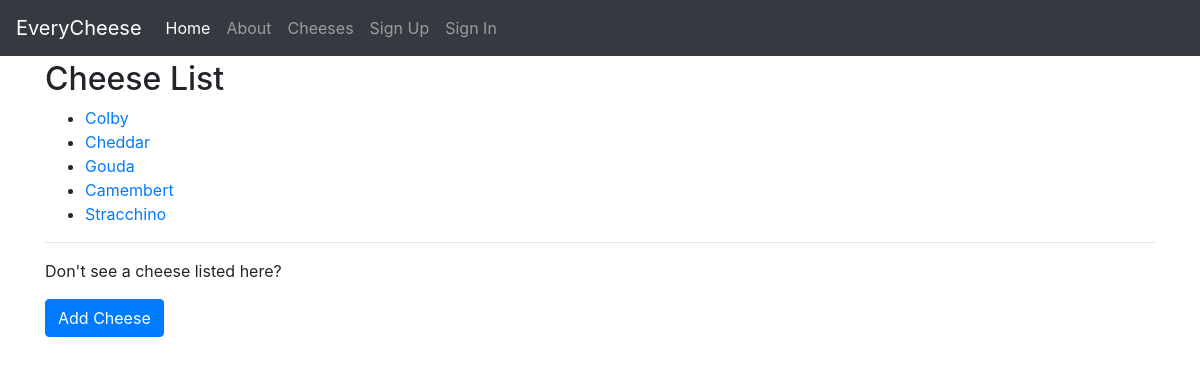
The page /cheeses/ on the database as committed earlier.
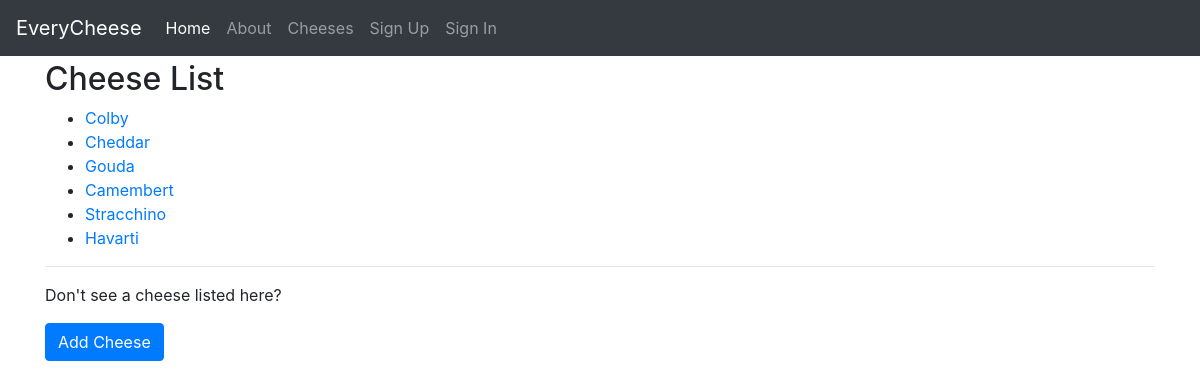
The same page on the database as committed later.
### everycheese/cheeses/models.py (models this page shows, shortened)
class Cheese(TimeStampedModel):
    class Firmness(models.TextChoices):
        UNSPECIFIED = "unspecified", "Unspecified"
        SOFT = "soft", "Soft"
        SEMI_SOFT = 'semi-soft','Semi-Soft'
        SEMI_HARD = 'semi-hard', 'Semi-Hard'
        HARD = 'hard', 'Hard'
    name = models.CharField("Name of Cheese", max_length=255)
    slug = AutoSlugField("Cheese Address", unique=True, always_update=False, populate_from="name")
    description = models.TextField("Description", blank=True)
    firmness = models.CharField("Firmness", max_length=20,
        choices=Firmness.choices, default=Firmness.UNSPECIFIED)
    country_of_origin = CountryField("Country of Origin", blank=True)
    creator = models.ForeignKey(settings.AUTH_USER_MODEL, null=True, on_delete=models.SET_NULL)

### everycheese/cheeses/views.py (the view)
class CheeseListView(ListView):
    model = Cheese

### everycheese/utils/context_processors.py (called while the page is built)
def settings_context(_request):
    return {"DEBUG": settings.DEBUG}  # explicit

### everycheese/templates/cheeses/cheese_list.html (shortened to what this page needs)
{% extends "base.html" %}
{% block content %}
    <h2>Cheese List</h2>
<ul>
    {% for cheese in cheese_list %}
      <li><a href="{% url 'cheeses:detail' cheese.slug %}">{{ cheese.name }}</a></li>
    {% endfor %}
</ul>
<hr/>
<p>Don't see a cheese listed here?</p>
<p><a class="btn btn-primary" href="{% url 'cheeses:add' %}" role="button">Add Cheese</a></p>
{% endblock content %}

Rows that differ between the two databases and show on the page:
added Cheese: name "Havarti"
